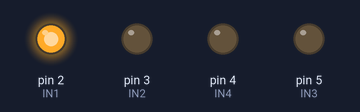
The sketch below on a simulated Arduino Uno, built with avr-gcc and run on an emulated ATmega328P. Parts: output pins drawn as LEDs (lit = HIGH).

Above: at 0.1 s.
Timing chart, 0 to 1.6 s (numbered marks = the images above):
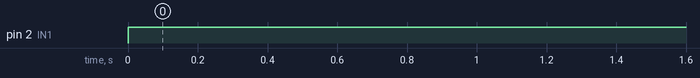

Measured:
- by itself, pin 2 (IN1): LOW → HIGH at 0.00 s

The sketch:

gripcontroller.ino
```cpp
/**
 * Digital control multiple outputs.
 */


int IN3 = 5;
int IN4 = 4;
int IN2 = 3;
int IN1 = 2;

void setup() {
  // put your setup code here, to run once:
  pinMode (IN4, OUTPUT);    // Input4 conectada al pin 4
  pinMode (IN3, OUTPUT);    // Input3 conectada al pin 5
  pinMode (IN2, OUTPUT);    // Input4 conectada al pin 3
  pinMode (IN1, OUTPUT);    // Input3 conectada al pin 2
}

int state = 0;

void loop() {
  // put your main code here, to run repeatedly:

  switch(state)
  {
    case 0:
        digitalWrite(IN1, HIGH);
        digitalWrite(IN2, LOW);
        break;
    case 1:
        digitalWrite(IN1, LOW);
        digitalWrite(IN2, HIGH);
        break;
  }

  state = state && 1;

  delay(90);

}
```
